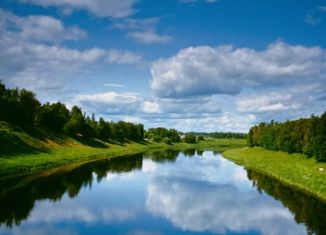
#> input picture resources/images/img_1.png, 326 x 235 px; its folder holds only this picture in this run
$ python -i main.py   (imports and definitions only)
#> lines starting #> are read from the running program, lines starting #| are printed output that depends on the picture
import tkinter as tk
from PIL import Image, ImageTk
import matplotlib.pyplot as plt
from config import get_image_path

# Глобальные переменные для хранения данных гистограммы
red_count = 0
green_count = 0
blue_count = 0


# [17 lines left out: function show_image, not called in this run]


def count_pixels(name):
#> called with name = '../resources/images/img_1.png'
    image = Image.open(name).resize((300, 200)).convert("RGB")
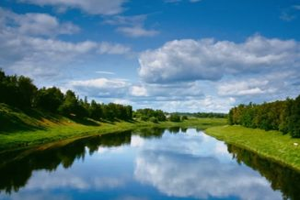
#> image: PIL image 300x200 RGB; mean R, G, B 92, 125.5, 136.7
    red = 0
    green = 0
    blue = 0

    for i in range(0, image.width):
        for j in range(0, image.height):
            pixel = image.getpixel((i, j))
            max_value = max(pixel)
            if pixel[0] == max_value and pixel[0] > 0:
                red += 1
            if pixel[1] == max_value and pixel[1] > 0:
                green += 1
            if pixel[2] == max_value and pixel[2] > 0:
                blue += 1
#> after the loop, blue = 42482; green = 17040; red = 616

    return red, green, blue


# [32 lines left out: functions update_pixel_labels, show_hist, not called in this run]


# Создаем основное окно
# [3 lines not run here, left out]

# [1 line that did not run here, left out]
# [1 line not run here, left out]

# Кнопки для изображений
# [1 line that did not run here, left out]
# [1 line not run here, left out]

# [1 line that did not run here, left out]
# [1 line not run here, left out]

# Кнопка для гистограммы
# [1 line that did not run here, left out]
# [1 line not run here, left out]

# Метки для цветов
# [1 line that did not run here, left out]
# [1 line that did not run here, left out]
# [1 line that did not run here, left out]

# [8 lines not run here, left out]

>>> result = count_pixels('../resources/images/img_1.png')
#> result = (616, 17040, 42482)

$ run again, on resources/images/img_2.png
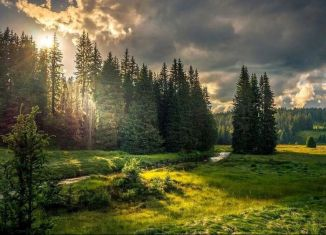
#> input picture resources/images/img_2.png, 326 x 235 px
#> in count_pixels, `image = Image.open(name).resize((300, 200)).convert("RGB")`:
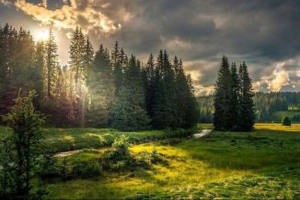
#> image: PIL image 300x200 RGB; mean R, G, B 92.7, 91.3, 59.7
#> after the loop in count_pixels, `for i in range(0, image.width):`: blue = 4452; green = 29722; red = 28026
#> result = (28026, 29722, 4452)
